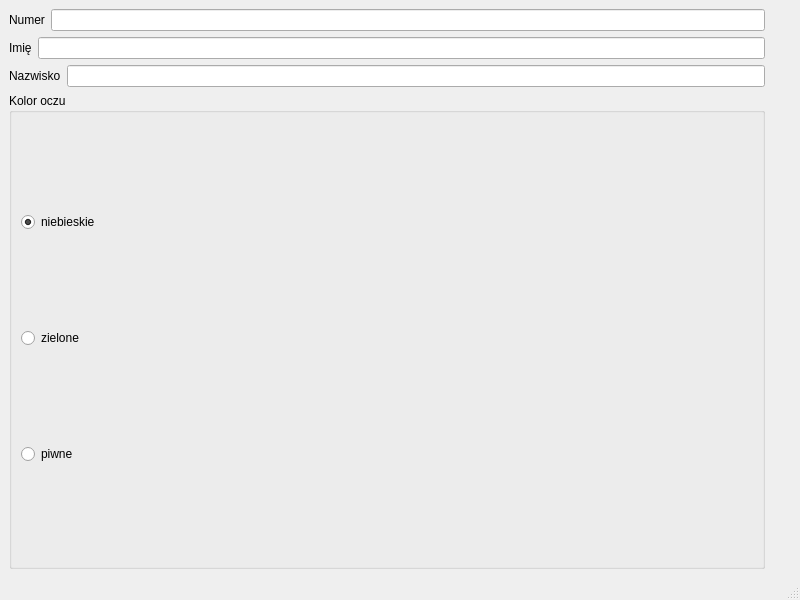
<?xml version="1.0" encoding="UTF-8"?>
<ui version="4.0">
 <class>MainWindow</class>
 <widget class="QMainWindow" name="MainWindow">
  <property name="geometry">
   <rect>
    <x>0</x>
    <y>0</y>
    <width>800</width>
    <height>600</height>
   </rect>
  </property>
  <property name="windowTitle">
   <string>Wprowadzanie danych do paszportu. Wykonał: 0000000</string>
  </property>
  <widget class="QWidget" name="centralwidget">
   <layout class="QHBoxLayout" name="horizontalLayout">
    <item>
     <layout class="QVBoxLayout" name="verticalLayout">
      <item>
       <layout class="QHBoxLayout" name="horizontalLayout_2">
        <item>
         <widget class="QLabel" name="numerLabel">
          <property name="text">
           <string>Numer</string>
          </property>
         </widget>
        </item>
        <item>
         <widget class="QLineEdit" name="numerLineEdit"/>
        </item>
       </layout>
      </item>
      <item>
       <layout class="QHBoxLayout" name="horizontalLayout_2">
        <item>
         <widget class="QLabel" name="imieLabel">
          <property name="text">
           <string>Imię</string>
          </property>
         </widget>
        </item>
        <item>
         <widget class="QLineEdit" name="imieLineEdit"/>
        </item>
       </layout>
      </item>
      <item>
       <layout class="QHBoxLayout" name="horizontalLayout_2">
        <item>
         <widget class="QLabel" name="nazwiskoLabel">
          <property name="text">
           <string>Nazwisko</string>
          </property>
         </widget>
        </item>
        <item>
         <widget class="QLineEdit" name="nazwiskoLineEdit"/>
        </item>
       </layout>
      </item>
      <item>
       <widget class="QGroupBox" name="groupBox">
        <property name="title">
         <string>Kolor oczu</string>
        </property>
        <layout class="QVBoxLayout" name="verticalLayout_3">
         <item>
          <widget class="QRadioButton" name="niebieskieBtn">
           <property name="enabled">
            <bool>true</bool>
           </property>
           <property name="text">
            <string>niebieskie</string>
           </property>
           <property name="checked">
            <bool>true</bool>
           </property>
          </widget>
         </item>
         <item>
          <widget class="QRadioButton" name="zieloneBtn">
           <property name="text">
            <string>zielone</string>
           </property>
           <property name="checked">
            <bool>false</bool>
           </property>
          </widget>
         </item>
         <item>
          <widget class="QRadioButton" name="piwneBtn">
           <property name="text">
            <string>piwne</string>
           </property>
          </widget>
         </item>
        </layout>
       </widget>
      </item>
     </layout>
    </item>
    <item>
     <layout class="QVBoxLayout" name="verticalLayout_4"/>
    </item>
    <item>
     <layout class="QHBoxLayout" name="horizontalLayout_4">
      <item>
       <widget class="QLabel" name="label">
        <property name="text">
         <string/>
        </property>
        <property name="pixmap">
         <pixmap resource="resources.qrc">:/materialy3/000-zdjecie.jpg</pixmap>
        </property>
       </widget>
      </item>
      <item>
       <widget class="QLabel" name="label_2">
        <property name="text">
         <string/>
        </property>
        <property name="pixmap">
         <pixmap resource="resources.qrc">:/materialy3/000-odcisk.jpg</pixmap>
        </property>
       </widget>
      </item>
     </layout>
    </item>
   </layout>
  </widget>
  <widget class="QMenuBar" name="menubar">
   <property name="geometry">
    <rect>
     <x>0</x>
     <y>0</y>
     <width>800</width>
     <height>30</height>
    </rect>
   </property>
  </widget>
  <widget class="QStatusBar" name="statusbar"/>
 </widget>
 <resources>
  <include location="resources.qrc"/>
 </resources>
 <connections/>
</ui>
